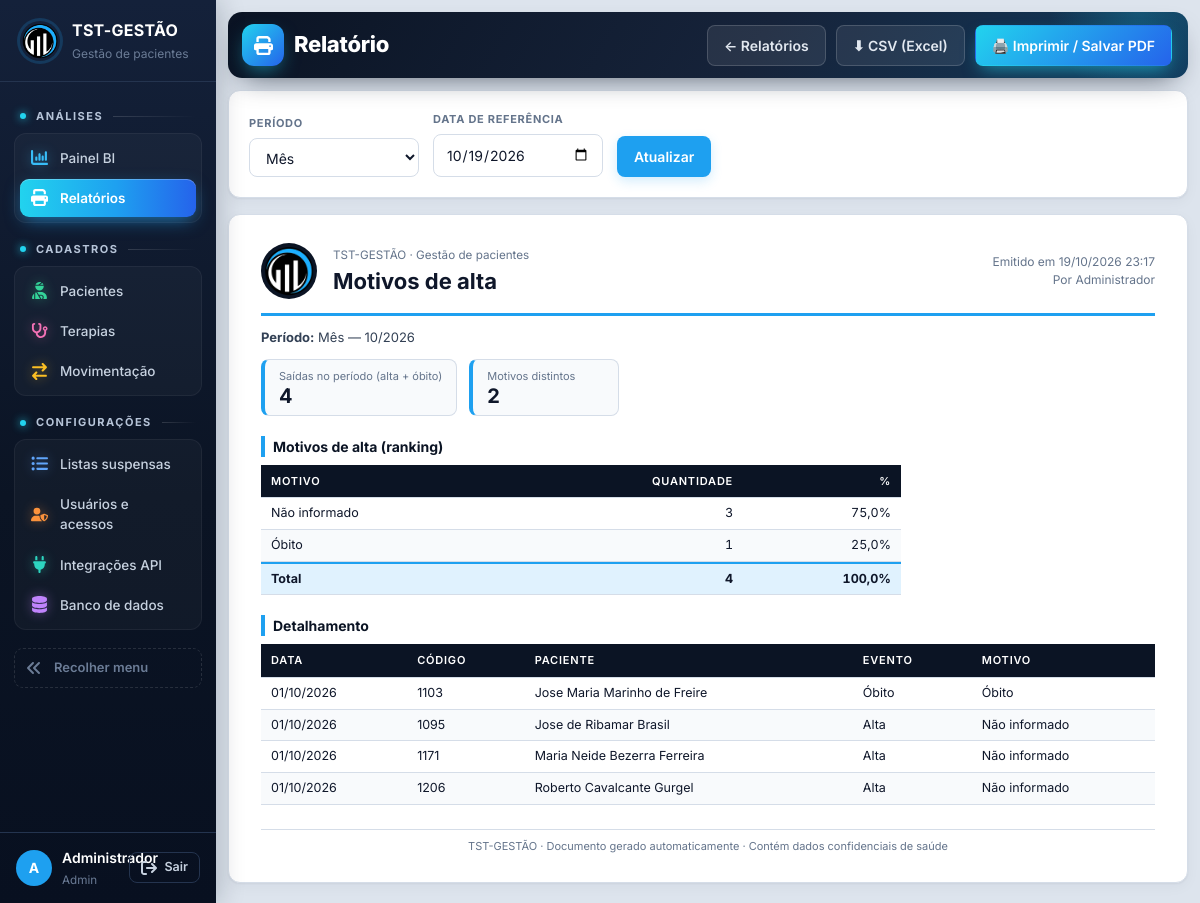
The app's page /relatorios/motivos-alta (signed in) with its own data.
### tables this page shows
CREATE TABLE usuarios (
    id INTEGER PRIMARY KEY AUTOINCREMENT,
    usuario TEXT NOT NULL UNIQUE COLLATE NOCASE,
    nome TEXT NOT NULL,
    senha_hash TEXT NOT NULL,
    nivel TEXT NOT NULL DEFAULT 'consulta',
    ativo INTEGER NOT NULL DEFAULT 1,
    trocar_senha INTEGER NOT NULL DEFAULT 0
);

CREATE TABLE movimentacao (
    id INTEGER PRIMARY KEY AUTOINCREMENT,
    data TEXT NOT NULL,
    codigo_paciente TEXT NOT NULL,
    evento TEXT NOT NULL,
    motivo TEXT
);

CREATE TABLE pacientes (
    id INTEGER PRIMARY KEY AUTOINCREMENT,
    codigo TEXT NOT NULL UNIQUE,
    nome TEXT NOT NULL,
    nascimento TEXT,
    sexo TEXT,
    bairro TEXT,
    cidade TEXT,
    operadora TEXT,
    diagnostico TEXT,
    complexidade TEXT,
    servico TEXT,
    data_admissao TEXT,
    data_alta TEXT,
    motivo_alta TEXT
);

### tst_gestao/app.py (the view)
    @app.route("/relatorios/<slug>")
    def relatorio(slug):
        if slug not in rel.REL:
            abort(404)
        dados = rel.gerar(slug, request.args)
        if request.args.get("formato") == "csv":
            nome = f"tst-{slug}-{dados['gerado_em']:%Y%m%d}.csv"
            return Response(rel.para_csv(dados), mimetype="text/csv", headers={"Content-Disposition": f'attachment; filename="{nome}"'})
        return render_template("relatorio.html", ativa="relatorios", d=dados, periodos=rel.PERIODOS, situacoes=rel.SITUACOES)

### tst_gestao/banco.py (called while the page is built, shortened)
def cfg_padrao() -> dict:
    return {"motor": "sqlite"}

def ler_config() -> dict:
    env = os.environ.get("TST_DB_MOTOR")
    if env == "sqlite":
        return cfg_padrao()
    try:
        mtime = CONFIG_PATH.stat().st_mtime_ns
    except OSError:
        return cfg_padrao()

def abrir(cfg: dict | None = None, *, banco_mestre: bool = False) -> Conexao:
    cfg = cfg or ler_config()
    motor = cfg.get("motor", "sqlite")
    if motor == "sqlite":
        arquivo = Path(cfg.get("arquivo") or DB_PATH)
        arquivo.parent.mkdir(parents=True, exist_ok=True)
        raw = sqlite3.connect(arquivo, timeout=15)
        raw.row_factory = sqlite3.Row
        raw.execute("PRAGMA foreign_keys = ON")
        return Conexao(raw, "sqlite")

def conectar() -> Conexao:
    return abrir(ler_config())

    def execute(self, sql: str, params=()):
        if self.motor == "sqlite":
            return self.raw.execute(sql, params)
        return Cursor(self).executar(sql, params)

    def commit(self):
        self.raw.commit()

    def close(self):
        try:
            self.raw.close()
        except Exception:
            pass

    def __enter__(self):
        return self

    def __exit__(self, tipo, valor, tb):
        try:
            self.rollback() if tipo else self.commit()
        finally:
            self.close()
        return False

### tst_gestao/bi.py (called while the page is built)
def _parse(value: str | None, fallback: date) -> date:
    try:
        return datetime.strptime(value or "", "%Y-%m-%d").date()
    except ValueError:
        return fallback

def _periodos(ref: date) -> dict[str, tuple[str, str]]:
    d = ref.isoformat()
    m = ref.strftime("%Y-%m")
    return {"dia": (d, d), "mes": (m + "-01", m + "-31"), "ano": (f"{ref.year}-01-01", f"{ref.year}-12-31")}

### tst_gestao/db.py (called while the page is built)
def connect() -> Conexao:
    return conectar()

### tst_gestao/relatorios.py (called while the page is built)
def br(v) -> str:
    try:
        return datetime.strptime(v or "", "%Y-%m-%d").strftime("%d/%m/%Y")
    except ValueError:
        return v or "—"

def val(v) -> str:
    return "—" if v is None or v == "" else v

def pct(parte: int, total: int) -> str:
    return f"{parte * 100 / total:.1f}".replace(".", ",") + "%" if total else "0,0%"

def periodo_txt(ref: date, periodo: str) -> str:
    return {"dia": ref.strftime("%d/%m/%Y"), "mes": ref.strftime("%m/%Y"), "ano": str(ref.year)}[periodo]

def _filtro_periodo(p) -> list:
    return [("Período", f"{PERIODOS[p['periodo']]} — {periodo_txt(p['ref'], p['periodo'])}")]

### tst_gestao/templates/relatorio.html (shortened to what this page needs)
{% extends "base.html" %}
{% set f = d.meta.filtros %}
{% block cabecalho %}Relatório{% endblock %}
{% block acoes %}
<a class="btn ghost" href="{{ url_for('relatorios') }}">← Relatórios</a>
<a class="btn ghost" href="{{ url_for('relatorio', slug=d.slug, formato='csv', **request.args) }}">⬇ CSV (Excel)</a>
<button class="btn primary" type="button" onclick="window.print()">🖨️ Imprimir / Salvar PDF</button>
{% endblock %}
{% block conteudo %}
{% if f %}
<form class="card rel-filtros no-print" method="get">
  {% if 'periodo' in f %}
  <label>Período<select name="periodo">{% for k, v in periodos.items() %}<option value="{{ k }}" {{ 'selected' if k == d.params.periodo }}>{{ v }}</option>{% endfor %}</select></label>
  <label>Data de referência<input type="date" name="ref" value="{{ d.params.ref.isoformat() }}"></label>
  {% endif %}
  <button class="btn primary" type="submit">Atualizar</button>
</form>
{% endif %}
<article class="folha">
  <header class="folha-topo">
    <img src="{{ url_for('static', filename='logo.png') }}" alt="TST">
    <div class="folha-tit"><small>TST-GESTÃO · Gestão de pacientes</small><h2>{{ d.titulo }}</h2></div>
    <div class="folha-meta">Emitido em {{ d.gerado_em.strftime('%d/%m/%Y %H:%M') }}<br>Por {{ usuario['nome'] }}</div>
  </header>
  <div class="folha-filtros">{% for k, v in d.filtros %}<span><b>{{ k }}:</b> {{ v }}</span>{% endfor %}</div>
  <div class="kpis">{% for k, v in d.resumo %}<div class="kpi"><small>{{ k }}</small><strong>{{ v }}</strong></div>{% endfor %}</div>
  {% for s in d.secoes %}
  <section class="folha-sec">
    <h3>{{ s.titulo }}</h3><div class="rel-scroll">
    <table class="rel-tab{{ ' compacta' if s.rodape }}">
      <thead><tr>{% for c in s.colunas %}{% set v = s.linhas[0][loop.index0] if s.linhas else '' %}<th{% if v is number or (v is string and (v[-1:] == '%' or v[:2] == 'R$')) %} class="num"{% endif %}>{{ c }}</th>{% endfor %}</tr></thead>
      <tbody>
      {% for l in s.linhas %}<tr>{% for c in l %}<td{% if c is number or (c is string and (c[-1:] == '%' or c[:2] == 'R$')) %} class="num"{% endif %}>{{ c }}</td>{% endfor %}</tr>
      {% else %}<tr><td colspan="{{ s.colunas|length }}" class="vazio">Nenhum registro encontrado.</td></tr>{% endfor %}
      </tbody>
      {% if s.rodape %}<tfoot><tr>{% for c in s.rodape %}<td{% if c is number or (c is string and c[-1:] == '%') %} class="num"{% endif %}>{{ c }}</td>{% endfor %}</tr></tfoot>{% endif %}
    </table></div>
  </section>
  {% endfor %}
  <footer class="folha-rodape">TST-GESTÃO · Documento gerado automaticamente · Contém dados confidenciais de saúde</footer>
</article>
{% endblock %}

### tst_gestao/templates/base.html (shortened to what this page needs)
<!doctype html>
<html lang="pt-BR">
<head>
<link rel="stylesheet" href="{{ url_for('static', filename='app.css') }}">
</head>
<body>
{% set COR_IC = {'bi': '#38bdf8', 'relatorios': '#a78bfa', 'pacientes': '#34d399', 'terapias': '#f472b6', 'movimentacao': '#fbbf24', 'listas': '#60a5fa', 'usuarios': '#fb923c', 'integracoes': '#2dd4bf', 'banco': '#c084fc'} %}
{% macro item(rota, chave, icone, texto) %}<a href="{{ rota }}" class="{{ 'on' if ativa == chave }}" data-tip="{{ texto }}" style="--ic:{{ COR_IC.get(icone, '#94a3b8') }}"><svg class="ic"><use href="#i-{{ icone }}"/></svg><span class="tx">{{ texto }}</span></a>{% endmacro %}
{% set grupo = {'dashboard': 'Análises', 'relatorios': 'Análises', 'pacientes': 'Cadastros', 'terapias': 'Cadastros', 'movimentacao': 'Cadastros',
  'listas': 'Configurações', 'usuarios': 'Configurações', 'integracoes': 'Configurações', 'banco': 'Configurações', 'perfil': 'Minha conta'} %}
<aside class="sidebar">
  <div class="brand"><img src="{{ url_for('static', filename='logo.png') }}" alt="TST"><div class="tx"><strong>TST-GESTÃO</strong><small>Gestão de pacientes</small></div></div>
  <nav>
    <span class="nav-sec">Análises</span>
    <div class="nav-grupo">
    {{ item(url_for('index'), 'dashboard', 'bi', 'Painel BI') }}
    {{ item(url_for('relatorios'), 'relatorios', 'relatorios', 'Relatórios') }}
    </div>
    <span class="nav-sec">Cadastros</span>
    <div class="nav-grupo">
    {{ item(url_for('cadastro', ent='pacientes'), 'pacientes', 'pacientes', 'Pacientes') }}
    {{ item(url_for('cadastro', ent='terapias'), 'terapias', 'terapias', 'Terapias') }}
    {{ item(url_for('cadastro', ent='movimentacao'), 'movimentacao', 'movimentacao', 'Movimentação') }}
    </div>
    {% if nivel >= 3 %}<span class="nav-sec">Configurações</span>
    <div class="nav-grupo">
    {{ item(url_for('listas'), 'listas', 'listas', 'Listas suspensas') }}
    {% if nivel >= 4 %}{{ item(url_for('usuarios'), 'usuarios', 'usuarios', 'Usuários e acessos') }}
    {{ item(url_for('integracoes'), 'integracoes', 'integracoes', 'Integrações API') }}
    {{ item(url_for('pagina_banco'), 'banco', 'banco', 'Banco de dados') }}{% endif %}
    </div>{% endif %}
    <button type="button" class="recolher" id="btn-recolher" data-tip="Expandir menu"><svg class="ic"><use href="#i-recolher"/></svg><span class="tx">Recolher menu</span></button>
  </nav>
  <div class="userbox">
    <a href="{{ url_for('perfil') }}" class="{{ 'on' if ativa == 'perfil' }}" title="Meu perfil"><span class="avatar">{{ usuario['nome'][:1]|upper }}</span><span class="tx"><b>{{ usuario['nome'] }}</b><small>{{ usuario['nivel']|capitalize }}</small></span></a>
    <form method="post" action="{{ url_for('logout') }}"><input type="hidden" name="csrf_token" value="{{ csrf_token }}"><button class="btn ghost sm" type="submit" title="Sair do sistema"><svg class="ic"><use href="#i-sair"/></svg><span class="tx">Sair</span></button></form>
  </div>
</aside>
<main class="content">
  {% set ic_pag = {'dashboard': 'bi', 'perfil': 'perfil'}.get(ativa, ativa) %}
  {% block topo %}<header class="bi-topo topo-pag"><div class="bt-tit"><i class="bt-ic"><svg class="ic"><use href="#i-{{ ic_pag or 'bi' }}"/></svg></i><span class="bt-trilha">{% block trilha %}{{ grupo.get(ativa, 'TST-GESTÃO') }}{% endblock %} <b>›</b></span><h1>{% block cabecalho %}{% endblock %}</h1></div><div class="actions">{% block acoes %}{% endblock %}</div></header>{% endblock %}
  {% block conteudo %}{% endblock %}
</main>
</body>
</html>

### records on screen
usuarios: nome "A", nome "Administrador", nivel "Admin"
pacientes: l "1" "25,0%" "01/10/2026", nome "Jose Maria Marinho de Freire"
movimentacao: motivo "Óbito", codigo_paciente "1103", evento "Óbito"
pacientes: l "01/10/2026" "Não informado", nome "Jose de Ribamar Brasil"
movimentacao: codigo_paciente "1095", evento "Alta"
pacientes: l "01/10/2026" "Não informado", nome "Maria Neide Bezerra Ferreira"
movimentacao: codigo_paciente "1171", evento "Alta"
pacientes: l "01/10/2026" "Não informado", nome "Roberto Cavalcante Gurgel"
movimentacao: codigo_paciente "1206", evento "Alta"

### other values on screen
{{ texto }} "Painel BI Relatórios Pacientes Terapias Movimentação Listas suspensas Usuários e acessos Integrações API Banco de dados"
{{ d.titulo }} "Motivos de alta"
{{ d.gerado_em.strftime('%d/%m/%Y %H:%M') }} "19/10/2026 23:17"
{{ k }} "Período"
{{ v }} "Mês — 10/2026"
{{ k }} "Saídas no período (alta + óbito)" "Motivos distintos"
{{ v }} "4" "2"
{{ s.titulo }} "Motivos de alta (ranking)" "Detalhamento"
{{ c }} "MOTIVO" "QUANTIDADE" "%" "DATA" "CÓDIGO" "PACIENTE" "EVENTO" "MOTIVO"
{{ c }} "Não informado" "3" "75,0%"
{{ c }} "Total" "4" "100,0%"
form field periodo "Mês"
